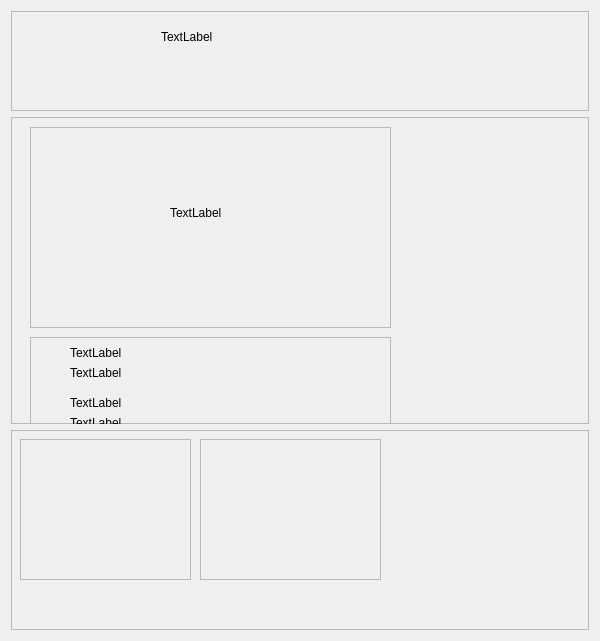
<?xml version="1.0" encoding="UTF-8"?>
<ui version="4.0">
 <class>Form</class>
 <widget class="QWidget" name="Form">
  <property name="geometry">
   <rect>
    <x>0</x>
    <y>0</y>
    <width>600</width>
    <height>641</height>
   </rect>
  </property>
  <property name="windowTitle">
   <string>Form</string>
  </property>
  <layout class="QGridLayout" name="gridLayout">
   <item row="0" column="0">
    <widget class="QFrame" name="frame">
     <property name="maximumSize">
      <size>
       <width>16777215</width>
       <height>100</height>
      </size>
     </property>
     <property name="frameShape">
      <enum>QFrame::StyledPanel</enum>
     </property>
     <property name="frameShadow">
      <enum>QFrame::Raised</enum>
     </property>
     <widget class="QLabel" name="label">
      <property name="geometry">
       <rect>
        <x>150</x>
        <y>20</y>
        <width>54</width>
        <height>12</height>
       </rect>
      </property>
      <property name="text">
       <string>TextLabel</string>
      </property>
     </widget>
    </widget>
   </item>
   <item row="1" column="0">
    <widget class="QFrame" name="frame_2">
     <property name="frameShape">
      <enum>QFrame::StyledPanel</enum>
     </property>
     <property name="frameShadow">
      <enum>QFrame::Raised</enum>
     </property>
     <widget class="QFrame" name="frame_4">
      <property name="geometry">
       <rect>
        <x>19</x>
        <y>10</y>
        <width>361</width>
        <height>201</height>
       </rect>
      </property>
      <property name="frameShape">
       <enum>QFrame::StyledPanel</enum>
      </property>
      <property name="frameShadow">
       <enum>QFrame::Raised</enum>
      </property>
      <widget class="QLabel" name="label_2">
       <property name="geometry">
        <rect>
         <x>140</x>
         <y>80</y>
         <width>54</width>
         <height>12</height>
        </rect>
       </property>
       <property name="text">
        <string>TextLabel</string>
       </property>
      </widget>
     </widget>
     <widget class="QFrame" name="frame_5">
      <property name="geometry">
       <rect>
        <x>19</x>
        <y>220</y>
        <width>361</width>
        <height>101</height>
       </rect>
      </property>
      <property name="frameShape">
       <enum>QFrame::StyledPanel</enum>
      </property>
      <property name="frameShadow">
       <enum>QFrame::Raised</enum>
      </property>
      <widget class="QLabel" name="label_3">
       <property name="geometry">
        <rect>
         <x>40</x>
         <y>10</y>
         <width>54</width>
         <height>12</height>
        </rect>
       </property>
       <property name="text">
        <string>TextLabel</string>
       </property>
      </widget>
      <widget class="QLabel" name="label_4">
       <property name="geometry">
        <rect>
         <x>40</x>
         <y>30</y>
         <width>54</width>
         <height>12</height>
        </rect>
       </property>
       <property name="text">
        <string>TextLabel</string>
       </property>
      </widget>
      <widget class="QLabel" name="label_5">
       <property name="geometry">
        <rect>
         <x>40</x>
         <y>60</y>
         <width>54</width>
         <height>12</height>
        </rect>
       </property>
       <property name="text">
        <string>TextLabel</string>
       </property>
      </widget>
      <widget class="QLabel" name="label_6">
       <property name="geometry">
        <rect>
         <x>40</x>
         <y>80</y>
         <width>54</width>
         <height>12</height>
        </rect>
       </property>
       <property name="text">
        <string>TextLabel</string>
       </property>
      </widget>
     </widget>
    </widget>
   </item>
   <item row="2" column="0">
    <widget class="QFrame" name="frame_3">
     <property name="maximumSize">
      <size>
       <width>16777215</width>
       <height>200</height>
      </size>
     </property>
     <property name="frameShape">
      <enum>QFrame::StyledPanel</enum>
     </property>
     <property name="frameShadow">
      <enum>QFrame::Raised</enum>
     </property>
     <widget class="QFrame" name="frame_6">
      <property name="geometry">
       <rect>
        <x>9</x>
        <y>9</y>
        <width>171</width>
        <height>141</height>
       </rect>
      </property>
      <property name="frameShape">
       <enum>QFrame::StyledPanel</enum>
      </property>
      <property name="frameShadow">
       <enum>QFrame::Raised</enum>
      </property>
     </widget>
     <widget class="QFrame" name="frame_7">
      <property name="geometry">
       <rect>
        <x>189</x>
        <y>9</y>
        <width>181</width>
        <height>141</height>
       </rect>
      </property>
      <property name="frameShape">
       <enum>QFrame::StyledPanel</enum>
      </property>
      <property name="frameShadow">
       <enum>QFrame::Raised</enum>
      </property>
     </widget>
    </widget>
   </item>
  </layout>
 </widget>
 <resources/>
 <connections/>
</ui>
